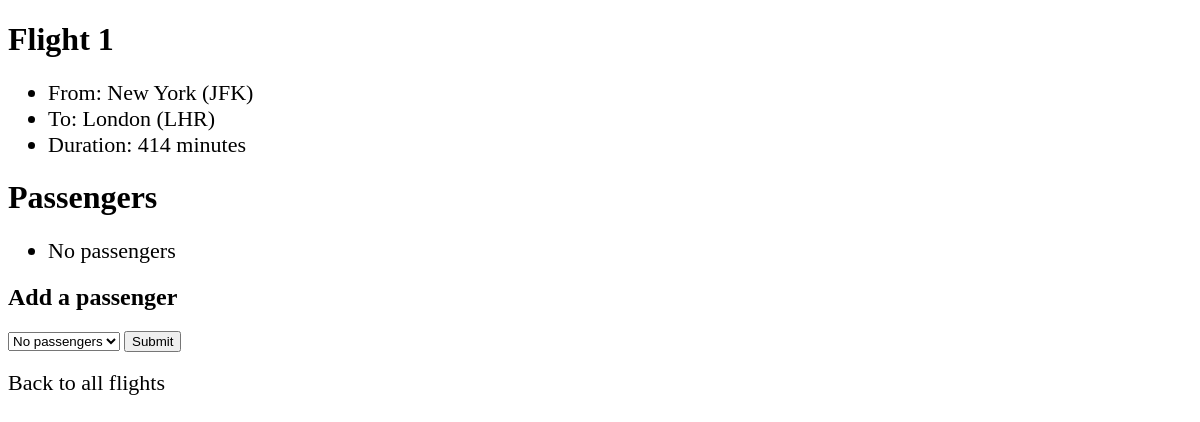
Before: /flights/1 with the older database file.
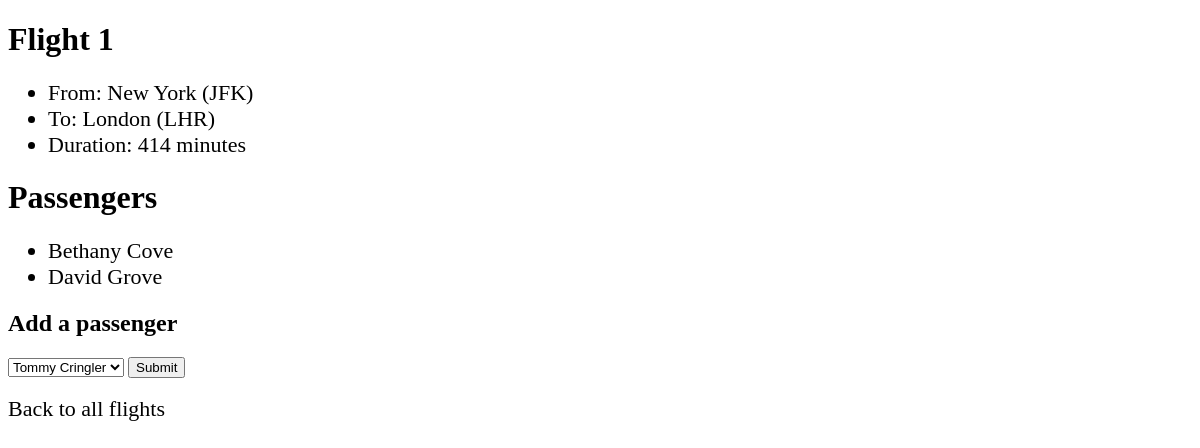
After: the same page with the newer database file.
### flights/models.py (models this page shows)
class Passenger(models.Model):
    first = models.CharField(max_length=64)
    last = models.CharField(max_length=64)
    flights = models.ManyToManyField(Flight, blank=True, related_name="passengers")
    def __str__(self):
        return f"{self.first} {self.last}"

### flights/views.py (the view)
# urls.py: path('<int:flight_id>', views.flight, name='flight'),
def flight(request, flight_id):
    flight = Flight.objects.filter(pk=flight_id).first()
    passengers = flight.passengers.all()
    nonPassengers = Passenger.objects.exclude(flights=flight).all()
    return render(request, 'flights/flight.html', {
        'flight': flight,
        'passengers': passengers,
        'nonPassengers': nonPassengers
    })

### flights/models.py (called while the page is built)
    def __str__(self):
        return f"{self.city} ({self.code})"

### flights/templates/flights/flight.html (shortened to what this page needs)
{% extends "flights/layout.html" %}
{% block body %}
    <h1>Flight {{flight.id}}</h1>
    <ul>
        <li>From: {{flight.origin}}</li>
        <li>To: {{flight.destination}}</li>
        <li>Duration: {{flight.duration}} minutes</li>
    </ul>
    <h1>Passengers</h1>
    <ul>
        {% for passenger in passengers %}
            <li>{{passenger}}</li>
        {% empty %}
            <li>No passengers</li>
        {% endfor %}
    </ul>
    <h2>Add a passenger</h2>
    <form action="{% url 'book' flight.id %}" method="POST">
        <select name="passenger">
            {% for passenger in nonPassengers %}
                <option value={{passenger.id}}>{{passenger}}</option>
            {% empty %}
                <option value="">No passengers</option>
            {% endfor %}
        </select>
        <input type="submit">
    </form>
    <br>
    <a href="{% url 'index' %}">Back to all flights</a>
{% endblock %}

Changed rows visible on the page:
added Passenger: first+last "Bethany Cove"
added Passenger: first+last "David Grove"
Other visible differences:
form field passenger: "No passengers" → "Tommy Cringler"
text no longer shown: "No passengers"
